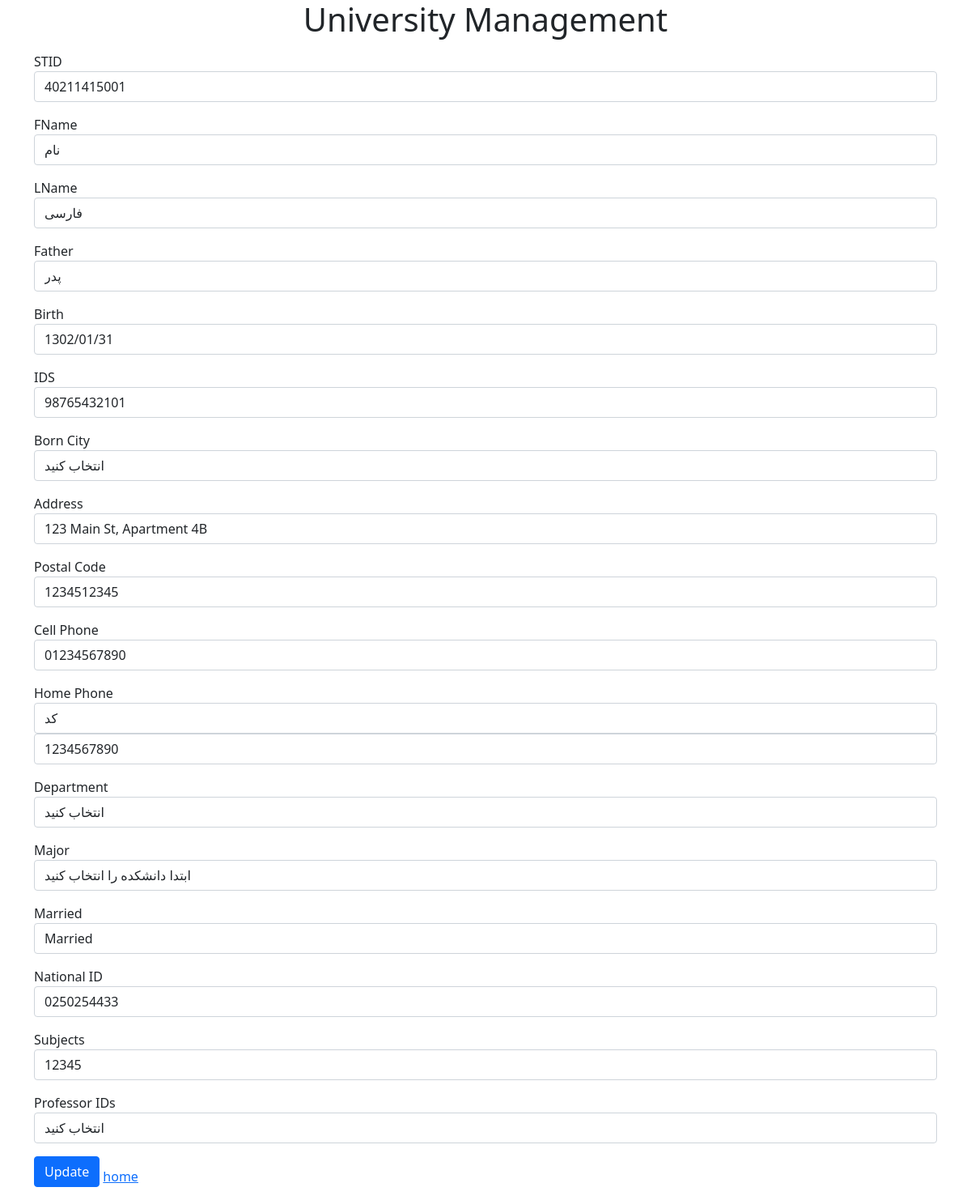
Page /edit_student/9 on the committed database.
### models.py (models this page shows, shortened)
class student(Base):
    __tablename__ = 'students'
    id = Column(Integer, primary_key=True, index=True)
    st = Column(String(11), nullable=False)
    fn = Column(String(10), nullable=False)
    ln = Column(String(10), nullable=False)
    f = Column(String(10), nullable=False)
    birth = Column(String(10), nullable=False)
    ids = Column(String(11), nullable=False)
    borncity = Column(String(150), nullable=False)
    address = Column(String(100), nullable=False)
    postalcode = Column(String(10), nullable=False)
    cp = Column(String(11), nullable=False)
    hp = Column(String(10), nullable=False)
    d = Column(String(150), nullable=False)
    m = Column(String(150), nullable=False)
    ma = Column(String(150), nullable=False)
    nid = Column(String(150), nullable=False)
    scid = Column(String(150), nullable=False)
    lids = Column(String(150), nullable=False)

### main.py (the view)
@app.get("/edit_student/{user_id}")
async def edit_student(request: Request, user_id: int, db: Session = Depends(get_db)):
    student = db.query(models.student).filter(models.student.id == user_id).first()
    return templates.TemplateResponse("edit.html", {"request": request, "user": student})

### templates/edit.html (shortened to what this page needs)
{% extends 'base.html' %}
{% block content %}
<form action="/update_student/{{ user.id }}" method="post" onsubmit="return validateForm()">
    <div class="mb-3">
        <label>STID</label>
        <input type="text" name="st" placeholder="STID" class="form-control" value="{{ user.st }}" />
    </div>
    <div class="mb-3">
        <label>FName</label>
        <input type="text" name="fn" placeholder="FName" class="form-control" value="{{ user.fn }}" />
    </div>
    <div class="mb-3">
        <label>LName</label>
        <input type="text" name="ln" placeholder="LName" class="form-control" value="{{ user.ln }}" />
    </div>
    <div class="mb-3">
        <label>Father</label>
        <input type="text" name="f" placeholder="Father" class="form-control" value="{{ user.f }}" />
    </div>
    <div class="mb-3">
        <label>Birth</label>
        <input type="text" name="birth" placeholder="Birth" class="form-control" value="{{ user.birth }}" />
    </div>
    <div class="mb-3">
        <label>IDS</label>
        <input type="text" name="ids" placeholder="IDS" class="form-control" value="{{ user.ids }}" />
    </div>
    <div class="mb-3">
        <label>Born City</label>
        <select id="borncity" name="borncity" class="form-control" required autocomplete="off">
            <option value="" disabled selected>انتخاب کنید</option>
        </select>
    </div>
    <div class="mb-3">
        <label>Address</label>
        <input type="text" name="address" placeholder="Address" class="form-control" value="{{ user.address }}" />
    </div>
    <div class="mb-3">
        <label>Postal Code</label>
        <input type="text" id="postalcode" name="postalcode" placeholder="Postal Code" class="form-control" value="{{ user.postalcode }}" />
    </div>
    <div class="mb-3">
        <label>Cell Phone</label>
        <input type="text" id="cp" name="cp" placeholder="Cell Phone" class="form-control" value="{{ user.cp }}" />
    </div>
    <div class="mb-3">
        <label>Home Phone</label>
        <select id="hp" name="hp" class="form-control" required autocomplete="off">
            <option value="" disabled selected>کد</option>
        </select>
        <input type="text" id="hp" name="hp" placeholder="Home Phone" class="form-control" value="{{ user.hp }}" />
    </div>
    <div class="mb-3">
        <label>Department</label>
        <select id="d" name="d" class="form-control" required autocomplete="off">
            <option value="" disabled selected>انتخاب کنید</option>
        </select>
    </div>
    <div class="mb-3">
        <label>Major</label>
        <select id="m" name="m" class="form-control" required autocomplete="off">
            <option value="" disabled selected>ابتدا دانشکده را انتخاب کنید</option>
        </select>
    </div>
    <div class="mb-3">
        <label>Married</label>
        <select name="ma" class="form-control">
            <option value="Married" {% if user.ma == 'Married' %}selected{% endif %}>Married</option>
        </select>
    </div>
    <div class="mb-3">
        <label>National ID</label>
        <input type="text" id="nid" name="nid" placeholder="National ID" class="form-control" value="{{ user.nid }}" />
    </div>
    <div class="mb-3">
        <label>Subjects</label>
        <input type="text" name="scid" placeholder="Subjects" class="form-control" value="{{ user.scid }}" />
    </div>
    <div class="mb-3">
        <label>Professor IDs</label>
        <select name="lids" class="form-control">
            <option value="" disabled selected>انتخاب کنید</option>
        </select>
    </div>
    <input type="submit" value="Update" class="btn btn-primary mb-3" />
    <a href="/">home</a>
</form>
{% endblock content %}

### rows in the picture
student: st "40211415001", fn "نام", ln "فارسی", f "پدر", birth "1302/01/31", ids "98765432101", address "123 Main St, Apartment 4B", postalcode "1234512345", cp "01234567890", hp "1234567890", nid "0250254433", scid "12345"
